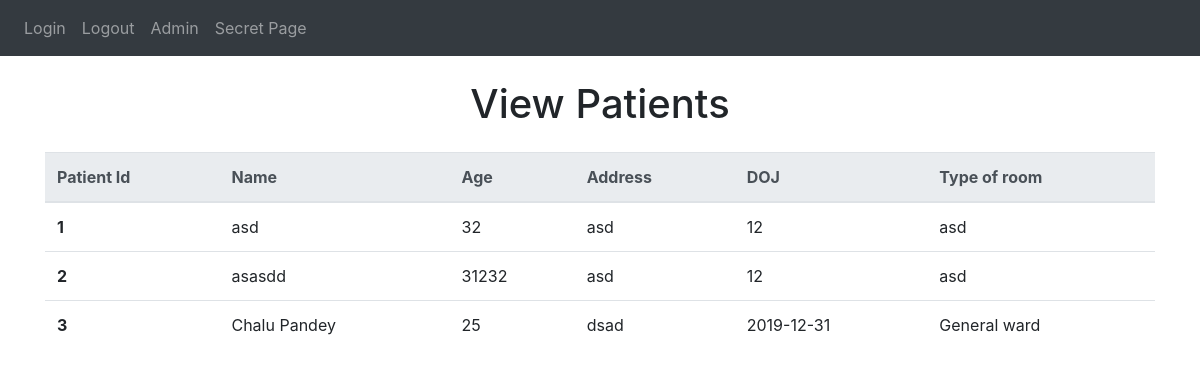
Before: /patients with the older database file.
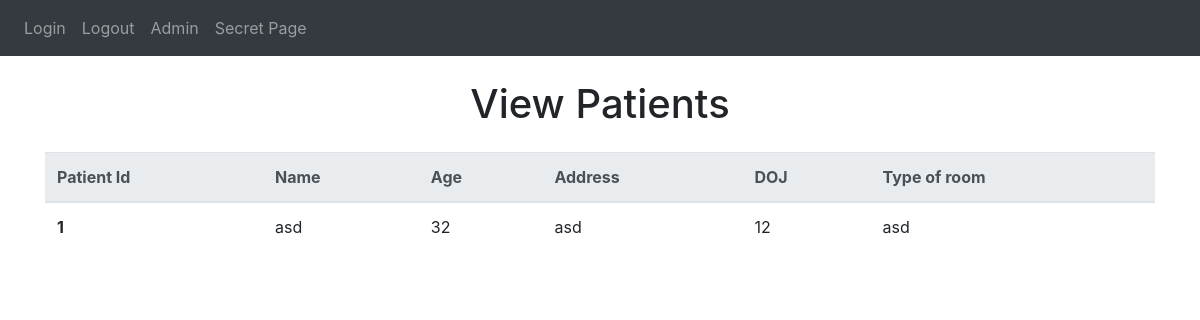
After: the same page with the newer database file.
### root/Modules/Models/userstore.py (models this page shows)
class Patient(db.Model):
    ssn_id = db.Column(db.String(50), unique=True)
    patient_id = db.Column(db.Integer, primary_key=True)
    name = db.Column(db.String(80))
    age = db.Column(db.Integer)
    admission_date = db.Column(db.Integer)
    bed_type = db.Column(db.String(15))
    address = db.Column(db.String(200))
    city = db.Column(db.String(50))
    state = db.Column(db.String(50))
    status = db.Column(db.String(15))
    med_list = db.relationship('Track_Medicines', backref='patient', lazy=True)

### root/Modules/Patient/PatientRoutes.py (the view)
@patientRoutes.route('/patients', methods=['GET', 'POST'])
def create_patient():
    if request.method == 'POST':
        ssn_id = request.form['ssnid']
        try:
            name = request.form['name']
            age = request.form['age']
            admission_date = request.form['date']  # check
            bed_type = request.form['bed_type']
            address = request.form['address']
            city = request.form['city']
            state = request.form['state']
            status = 'Active'
            patient = Patient(
                ssn_id=ssn_id,
                name=name,
                age=age,
                admission_date=admission_date,
                bed_type=bed_type,
                address=address,
                city=city,
                state=state,
                status=status
            )
            db.session.add(patient)
            db.session.commit()
            return redirect(url_for('patientRoutes.register_success'))
        except IntegrityError:
            flash('A patient with given SSN ID already exists.', 'danger')
            return redirect(url_for('patientRoutes.register_patient'))
    else:
        return render_template('all_patients.html', user_list=Patient.query.all())

### root/Modules/Patient/templates/all_patients.html (shortened to what this page needs)
{% extends "Base.html" %}
{% block content %}
    <h1 class="text-center my-4">
    	View Patients
    </h1>
    <table class="table">
      <thead class="thead-light">
        <tr>
          <th scope="col">Patient Id</th>
          <th scope="col">Name</th>
          <th scope="col">Age</th>
          <th scope="col">Address</th>
          <th scope="col">DOJ</th>
          <th scope="col">Type of room</th>
        </tr>
      </thead>
      <tbody>
        {% if user_list %}
            {% for user in user_list %}
                <tr>
                  <th scope="row">{{ user.patient_id }}</th>
                  <td>{{ user.name }}</td>
                  <td>{{ user.age }}</td>
                  <td>{{ user.address }}</td>
                  <td>{{ user.admission_date }}</td>
                  <td>{{ user.bed_type }}</td>
                </tr>
            {% endfor %}
        {% else %}
            <div class="alert alert-primary" role="alert">No records to display</div>
        {% endif %}
      </tbody>
    </table>
{% endblock %}

### root/templates/Base.html (shortened to what this page needs)
<!DOCTYPE html>
<html lang="en">
<head>
    <link rel="stylesheet" href="https://stackpath.bootstrapcdn.com/bootstrap/4.5.0/css/bootstrap.min.css">
</head>
<body>
    <nav class="navbar navbar-dark bg-dark navbar-expand-lg ">
    <div class="collapse navbar-collapse" id="navbarTogglerDemo01">
      <ul class="navbar-nav mr-auto mt-2 mt-lg-0">
        <li class="nav-item ">
          <a class="nav-link" href="/login">Login <span class="sr-only">(current)</span></a>
        </li>
        <li class="nav-item">
          <a class="nav-link" href="/logout">Logout</a>
        </li>
        <li class="nav-item">
          <a class="nav-link" href="/view">Admin</a>
        </li>
        <li class="nav-item">
          <a class="nav-link" href="/secret">Secret Page</a>
        </li>
      </ul>
    </div>
    </nav>
    <div class="container">
        {%block content%}{% endblock %}
    </div>
</body>
</html>

Changed rows visible on the page:
removed Patient: patient_id "2", name "asasdd", age "31232", address "asd", admission_date "12", bed_type "asd"
removed Patient: patient_id "3", name "Chalu Pandey", age "25", address "dsad", admission_date "2019-12-31", bed_type "General ward"
